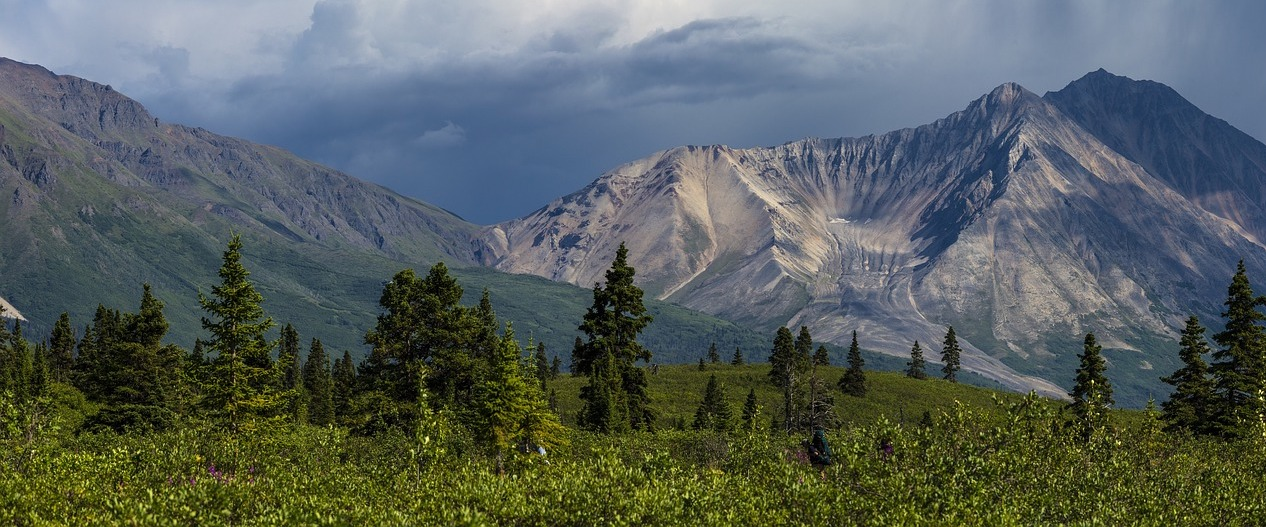
#> input picture left.jpg, 1266 x 527 px
$ python ImageStitching.py
#> lines starting #> are read from the running program, lines starting #| are printed output that depends on the picture
#> further down, left_img is the input picture: shape (527, 1266, 3); mean B, G, R 93.8, 96.7, 87.5
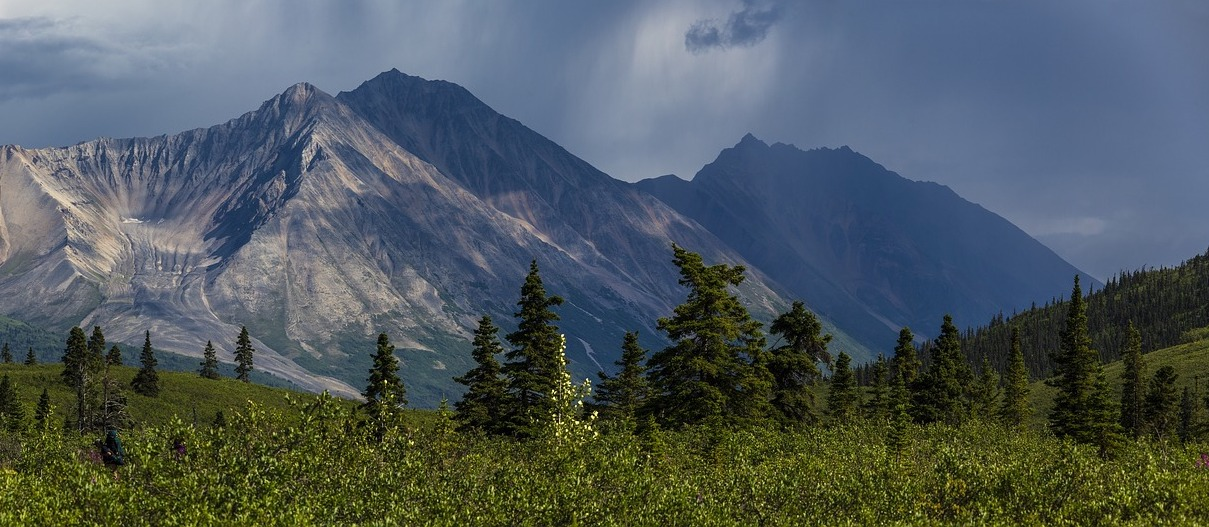
#> input picture right.jpg, 1209 x 527 px
#> further down, right_img is the input picture: shape (527, 1209, 3); mean B, G, R 93.3, 89.9, 79.3
"""
Image Stitching Problem
(Due date: Nov. 9, 11:59 P.M., 2020)
The goal of this task is to stitch two images of overlap into one image.
To this end, you need to find feature points of interest in one image, and then find
the corresponding ones in another image. After this, you can simply stitch the two images
by aligning the matched feature points.
For simplicity, the input two images are only clipped along the horizontal direction, which
means you only need to find the corresponding features in the same rows to achieve image stiching.

Do NOT modify the code provided to you.
You are allowed use APIs provided by numpy and opencv, except “cv2.findHomography()” and
APIs that have “stitch”, “Stitch”, “match” or “Match” in their names, e.g., “cv2.BFMatcher()” and
“cv2.Stitcher.create()”.
"""
import cv2
import numpy as np
import random

def solution(left_img, right_img):
    """
    :param left_img:
    :param right_img:
    :return: you need to return the result image which is stitched by left_img and right_img
    """

    #sift initialization - Scale Invariant features
    sift   = cv2.SIFT_create()

    #Left Image Key Points
    leftimg= cv2.cvtColor(left_img,cv2.COLOR_BGR2GRAY)
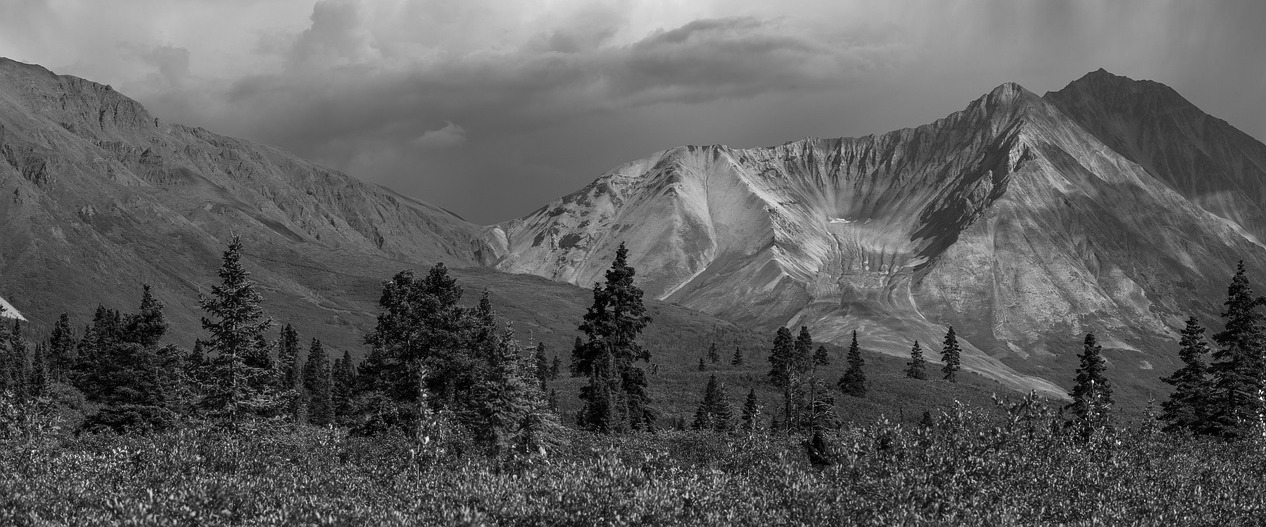
#> leftimg: shape (527, 1266); min 0, max 251, mean 93.6
    leftkeypnts= sift.detect(leftimg,None)
#> leftkeypnts = 4625 keypoints; strongest (x, y, size): (1261, 415, 1.8), (427, 439, 2.7), (424, 395, 2.2), (514, 476, 2.5)

    #Right Image Key Points
    rightimg= cv2.cvtColor(right_img,cv2.COLOR_BGR2GRAY)
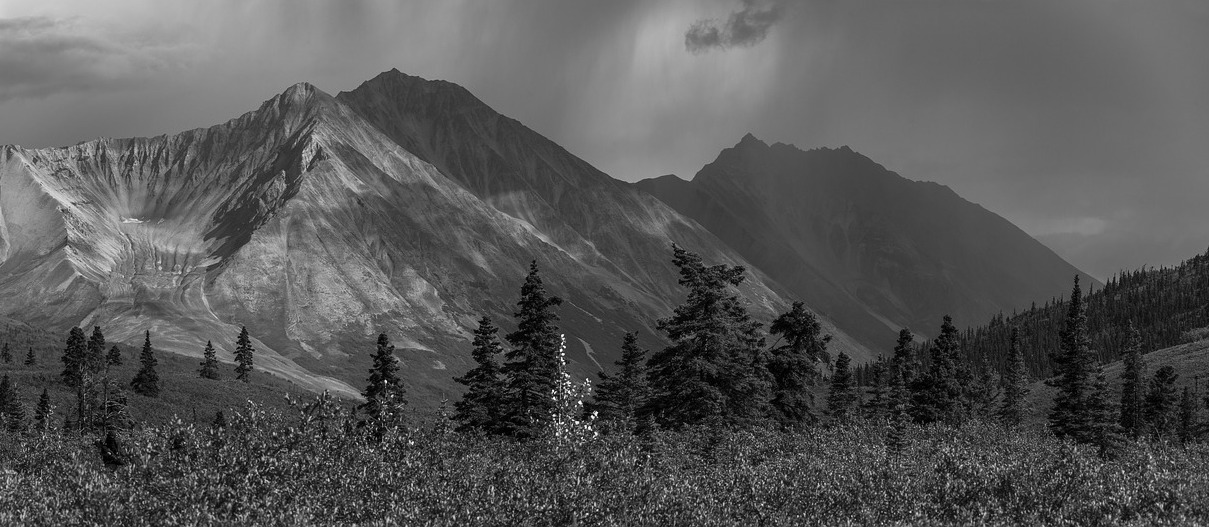
#> rightimg: shape (527, 1209); min 0, max 253, mean 87.2
    rightkeypnts= sift.detect(rightimg,None)
#> rightkeypnts = 3702 keypoints; strongest (x, y, size): (386, 381, 1.8), (561, 350, 1.8), (563, 354, 1.8), (554, 415, 1.8)

    #Extract key point features descriptors for both left and right image
    #reducing search area of match points in left and right images
    leftsrcharea=len(leftkeypnts)//2
#> leftsrcharea = 2312
    rightsrcharea=len(rightkeypnts)//2
#> rightsrcharea = 1851

    leftkeypnts,leftfkdes=sift.compute(leftimg,leftkeypnts[leftsrcharea:])
#> leftkeypnts = 2313 keypoints; strongest (x, y, size): (1261, 415, 1.8), (1161, 517, 2.1), (864, 430, 2), (1226, 495, 2.3)
    rightkeypnts,rightfkdes=sift.compute(rightimg,rightkeypnts[:rightsrcharea])
#> rightkeypnts = 1851 keypoints; strongest (x, y, size): (386, 381, 1.8), (454, 517, 2), (157, 430, 2), (297, 464, 2.4)

    #######################################Coded Matching Algorithm########################################
    ratio=0.85  #Lowe's Ratio Test to identify good matching points
    kNN=2
    keymatches=[]

    #Calculating euclidean distance(l2 norm) from each point in left to all points in right image
    #Find best matching point having lowest distance

    dist, nidx=cv2.batchDistance(leftfkdes, rightfkdes, K=kNN, dtype=-1, normType = cv2.NORM_L2)
#> dist = 2313 pairs, first value 4 to 407.6, second value 50.7 to 409; nidx = 2313 pairs, first value 0 to 1850, second value 1 to 1850
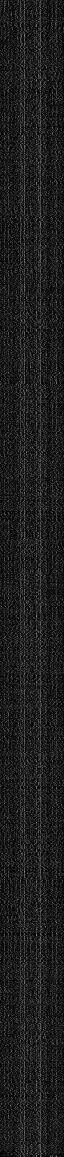
#> leftfkdes: shape (2313, 128) float32 (shown at 1/2 size); min 0, max 205, mean 29.7


    for ld in range(len(leftkeypnts)):
        matchperpt=[]
        for i in range(kNN):
            matchperpt.append([ld,nidx[ld,i],dist[ld,i]])

        keymatches.append(matchperpt)
#> after the loop, keymatches = 2313 items

    best_match = []

    for m1, m2 in keymatches:
        if m1[2] < ratio * m2[2]:
            best_match.append((m1[0], m1[1]))
#> this loop made 2313 passes
#> (m1, m2) on passes 1 to 3: ([0, 318, 338.9], [0, 330, 342.8]), ([1, 421, 307], [1, 992, 311.1]), ([2, 1642, 293], [2, 106, 327.2])
#> after the loop, best_match = 1488 pairs, first value 40 to 2298, second value 0 to 1850

    #####################################################################################################

    ###################################Finding Homography Matrix#########################################
    #To find homography matrix we need 4 good matching points

    MIN_MATCH_COUNT = 4
    RANSAC_THRESH=5.0

    if len(best_match) > MIN_MATCH_COUNT:
        src_pts = np.float32([ leftkeypnts[m[0]].pt for m in best_match ]).reshape(-1,1,2)
#> src_pts = 1488 rows, first 8: [637.1, 175], [641.9, 292.9], [648.8, 405.6], [671, 178.9], [693.7, 272.3], [696, 441.7], [696.9, 273.6], [698.4, 360]
        dst_pts = np.float32([ rightkeypnts[m[1]].pt for m in best_match ]).reshape(-1,1,2)
#> dst_pts = 1488 rows, first 8: [518.1, 296.9], [131.5, 383.6], [162.7, 165.1], [82.27, 350.5], [425.7, 187.2], [267.6, 463.5], [424.7, 172.3], [27.22, 351.5]

        H, mask = cv2.findHomography(dst_pts,src_pts, cv2.RANSAC, RANSAC_THRESH)
#> H = [[1, -1.75e-05, 707], [6.81e-05, 1, -0.0242], [1.09e-07, -2.33e-08, 1]]; mask = 1488 values, max 1 at index 10, min 0 at index 0, mean 0.978

    ###################################################################################################
    #Wrap Perspective - to identify the position wrt to overlap part
    #Stitch by joining the images handling the overlap part using wrap perspective
    #eliminate excess points

        left_height= left_img.shape[0]
#> left_height = 527
        left_width = left_img.shape[1]
#> left_width = 1266
        right_width= right_img.shape[1]
#> right_width = 1209
        new_height = left_height
#> new_height = 527
        new_width  = left_width + right_width
#> new_width = 2475

        result = cv2.warpPerspective(right_img, H, (new_width, new_height))
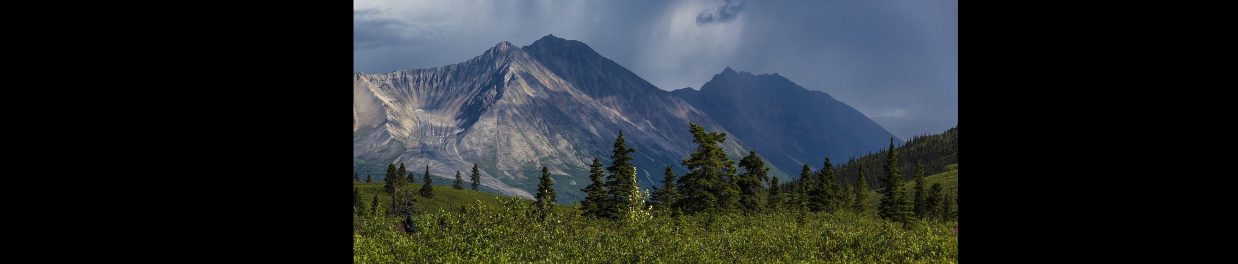
#> result: shape (527, 2475, 3) (shown at 1/2 size); mean B, G, R 45.6, 43.9, 38.7
        result[0:left_height,0:left_width]=left_img
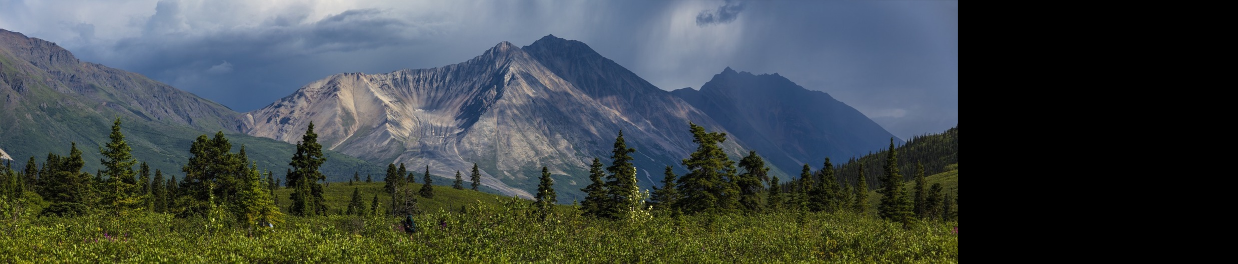
#> result: shape (527, 2475, 3) (shown at 1/2 size); mean B, G, R 71.5, 71.4, 63.5

        #Eliminating the excess ends
        for i in range(new_width-1,0,-1):
            if len(np.unique(result[:,i]))==1 and np.unique(result[:,i])==0:
                result=np.delete(result,i,axis=1)
            else:
                break
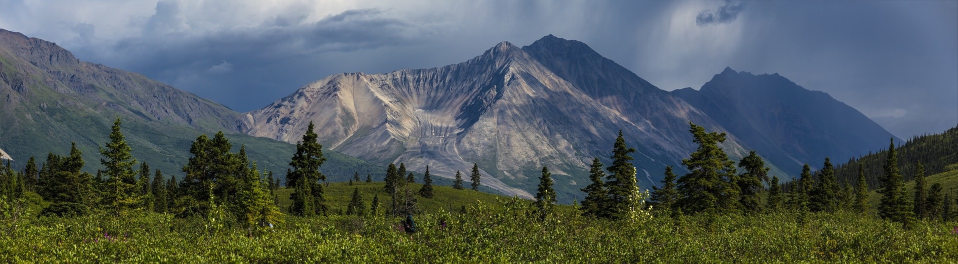
#> result: shape (527, 1916, 3) (shown at 1/2 size); mean B, G, R 92.4, 92.2, 82


        return result

    ####################################################################################################


if __name__ == "__main__":
    left_img = cv2.imread('left.jpg')
    right_img = cv2.imread('right.jpg')
    result_image = solution(left_img, right_img)
    cv2.imwrite('results/task1_result.jpg',result_image)
